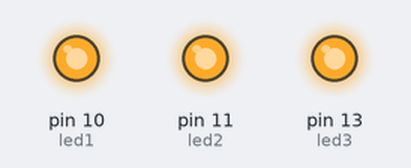
The sketch below on a simulated Arduino Uno, built with avr-gcc and run on an emulated ATmega328P. Shown: output pins drawn as LEDs (lit = HIGH).

Above: at 0.05 s.
Timing chart, 0 to 3.0 s (numbered marks = the images above):
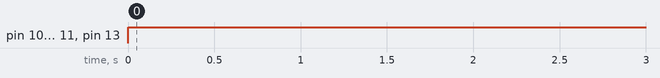

The sketch:

Prog_4_PrenderLedsV1.ino
```cpp
int led1 = 10; //pin digital = {0 - 10}
int led2 = 11;
int led3 = 13;

void setup() {
  // put your setup code here, to run once:
  // Debe establecerse el modo de trabajo de un pin digital

  pinMode(led1, OUTPUT);
  pinMode(led2, OUTPUT);
  pinMode(led3, OUTPUT);
}

void loop() {
  // put your main code here, to run repeatedly:

  digitalWrite(led1, 1);
  digitalWrite(led2, 1);
  digitalWrite(led3, 1);
  delay(1000);

  // digitalWrite(led, LOW); //Apaga el led
  //digitalWrite(led, false); //Apaga el led
  digitalWrite(led1, 0);
  digitalWrite(led2, 0);
  digitalWrite(led3, 0);
}
```

Measured:
- by itself, pin 10 (led1), pin 11 (led2), pin 13 (led3): LOW → HIGH at 0.00 s
